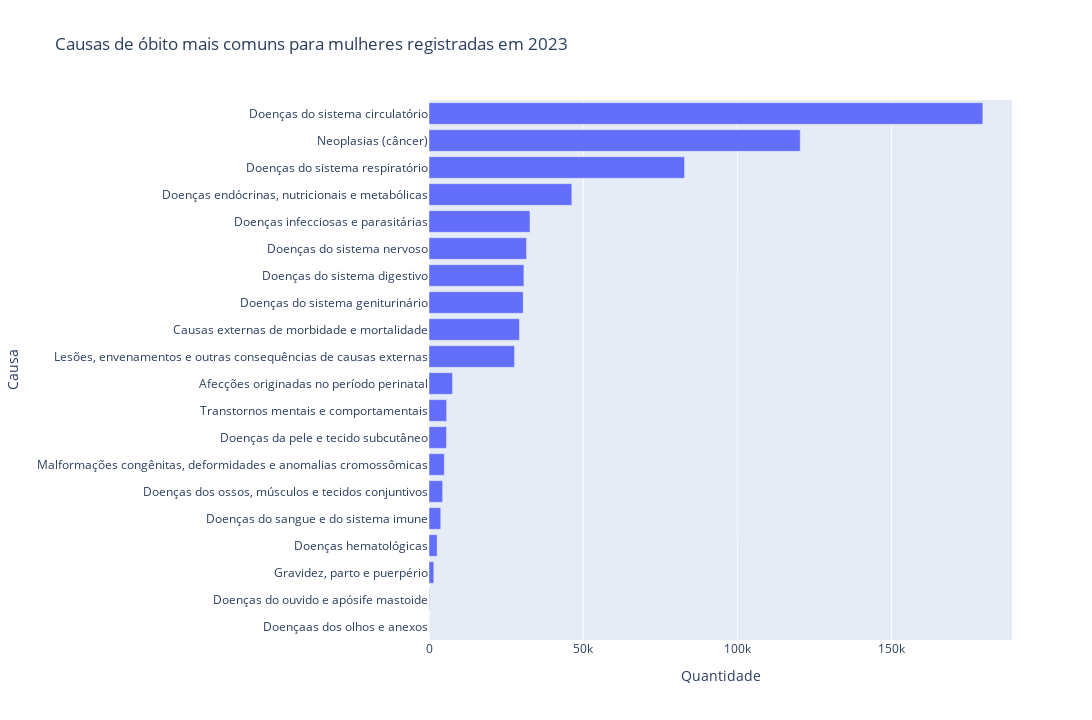

Notebook cell for this chart:
### Code cell
df_mulheres = df_final[df_final['sexo'] == 'Feminino']

obitos_mulheres = (
    df_mulheres['causa_obito']
    .value_counts()
    .reset_index()
)

obitos_mulheres.columns = ['causa_obito', 'quantidade']

fig = px.bar (
    obitos_mulheres,
    x='quantidade',
    y='causa_obito',
    orientation='h',
    title='Causas de óbito mais comuns para mulheres registradas em 2023',
    labels={
        'quantidade': 'Quantidade',
        'causa_obito': 'Causa'
    }
)

fig.update_layout(
    yaxis=dict(autorange='reversed'),
    width=1280,
    height=720
)

fig.show()

### Figure 1 — Plotly figure (JSON) as saved in the notebook; plotly's stock layout.template omitted (floating-point values rounded to 4 significant figures)
{"data": [{"hovertemplate": "Quantidade=%{x}<br>Causa=%{y}<extra></extra>", "legendgroup": "", "marker": {"color": "#636efa", "pattern": {"shape": ""}}, "name": "", "orientation": "h", "showlegend": false, "textposition": "auto", "type": "bar", "x": [179639, 120406, 82883, 46328, 32757, 31646, 30786, 30558, 29332, 27754, 7641, 5703, 5672, 4970, 4425, 3807, 2634, 1569, 129, 12], "xaxis": "x", "y": ["Doenças do sistema circulatório", "Neoplasias (câncer)", "Doenças do sistema respiratório", "Doenças endócrinas, nutricionais e metabólicas", "Doenças infecciosas e parasitárias", "Doenças do sistema nervoso", "Doenças do sistema digestivo", "Doenças do sistema geniturinário", "Causas externas de morbidade e mortalidade", "Lesões, envenamentos e outras consequências de causas externas", "Afecções originadas no período perinatal", "Transtornos mentais e comportamentais", "Doenças da pele e tecido subcutâneo", "Malformações congênitas, deformidades e anomalias cromossômicas", "Doenças dos ossos, músculos e tecidos conjuntivos", "Doenças do sangue e do sistema imune", "Doenças hematológicas", "Gravidez, parto e puerpério", "Doenças do ouvido e apósife mastoide", "Doençaas dos olhos e anexos"], "yaxis": "y"}], "layout": {"barmode": "relative", "height": 720, "legend": {"tracegroupgap": 0}, "title": {"text": "Causas de óbito mais comuns para mulheres registradas em 2023"}, "width": 1280, "xaxis": {"anchor": "y", "domain": [0, 1], "title": {"text": "Quantidade"}}, "yaxis": {"anchor": "x", "autorange": "reversed", "domain": [0, 1], "title": {"text": "Causa"}}}}
